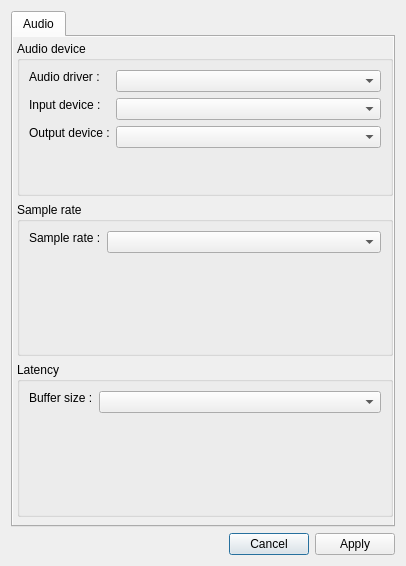
<?xml version="1.0" encoding="UTF-8"?>
<ui version="4.0">
    <class>SettingsDialog</class>
    <widget class="QDialog" name="SettingsDialog">
        <property name="geometry">
            <rect>
                <x>0</x>
                <y>0</y>
                <width>406</width>
                <height>566</height>
            </rect>
        </property>
        <property name="windowTitle">
            <string>Dialog</string>
        </property>
        <layout class="QVBoxLayout" name="verticalLayout_3">
            <item>
                <layout class="QVBoxLayout" name="verticalLayout">
                    <item>
                        <widget class="QTabWidget" name="tabWidget">
                            <property name="currentIndex">
                                <number>0</number>
                            </property>
                            <widget class="QWidget" name="tab">
                                <attribute name="title">
                                    <string>Audio</string>
                                </attribute>
                                <widget class="QScrollArea" name="scrollArea">
                                    <property name="geometry">
                                        <rect>
                                            <x>-1</x>
                                            <y>-1</y>
                                            <width>831</width>
                                            <height>531</height>
                                        </rect>
                                    </property>
                                    <property name="widgetResizable">
                                        <bool>true</bool>
                                    </property>
                                    <widget class="QWidget" name="scrollAreaWidgetContents">
                                        <property name="geometry">
                                            <rect>
                                                <x>0</x>
                                                <y>0</y>
                                                <width>829</width>
                                                <height>529</height>
                                            </rect>
                                        </property>
                                        <widget class="QWidget" name="verticalLayoutWidget_2">
                                            <property name="geometry">
                                                <rect>
                                                    <x>-1</x>
                                                    <y>-1</y>
                                                    <width>381</width>
                                                    <height>481</height>
                                                </rect>
                                            </property>
                                            <layout class="QVBoxLayout" name="verticalLayout_2">
                                                <property name="leftMargin">
                                                    <number>5</number>
                                                </property>
                                                <property name="topMargin">
                                                    <number>5</number>
                                                </property>
                                                <item>
                                                    <widget class="QGroupBox" name="groupBox">
                                                        <property name="sizePolicy">
                                                            <sizepolicy hsizetype="Preferred" vsizetype="Preferred">
                                                                <horstretch>0</horstretch>
                                                                <verstretch>0</verstretch>
                                                            </sizepolicy>
                                                        </property>
                                                        <property name="title">
                                                            <string>Audio device</string>
                                                        </property>
                                                        <layout class="QFormLayout" name="formLayout_4">
                                                            <item row="0" column="0">
                                                                <widget class="QLabel" name="label">
                                                                    <property name="sizePolicy">
                                                                        <sizepolicy hsizetype="Fixed" vsizetype="Fixed">
                                                                            <horstretch>0</horstretch>
                                                                            <verstretch>0</verstretch>
                                                                        </sizepolicy>
                                                                    </property>
                                                                    <property name="text">
                                                                        <string>Audio driver :</string>
                                                                    </property>
                                                                </widget>
                                                            </item>
                                                            <item row="0" column="1">
                                                                <widget class="QComboBox" name="audioDriverComboBox">
                                                                    <property name="sizePolicy">
                                                                        <sizepolicy hsizetype="Preferred"
                                                                                    vsizetype="Fixed">
                                                                            <horstretch>0</horstretch>
                                                                            <verstretch>0</verstretch>
                                                                        </sizepolicy>
                                                                    </property>
                                                                </widget>
                                                            </item>
                                                            <item row="1" column="0">
                                                                <widget class="QLabel" name="label_2">
                                                                    <property name="sizePolicy">
                                                                        <sizepolicy hsizetype="Fixed" vsizetype="Fixed">
                                                                            <horstretch>0</horstretch>
                                                                            <verstretch>0</verstretch>
                                                                        </sizepolicy>
                                                                    </property>
                                                                    <property name="text">
                                                                        <string>Input device :</string>
                                                                    </property>
                                                                </widget>
                                                            </item>
                                                            <item row="1" column="1">
                                                                <widget class="QComboBox" name="inputDeviceComboBox">
                                                                    <property name="sizePolicy">
                                                                        <sizepolicy hsizetype="Preferred"
                                                                                    vsizetype="Fixed">
                                                                            <horstretch>0</horstretch>
                                                                            <verstretch>0</verstretch>
                                                                        </sizepolicy>
                                                                    </property>
                                                                </widget>
                                                            </item>
                                                            <item row="2" column="0">
                                                                <widget class="QLabel" name="label_3">
                                                                    <property name="sizePolicy">
                                                                        <sizepolicy hsizetype="Fixed" vsizetype="Fixed">
                                                                            <horstretch>0</horstretch>
                                                                            <verstretch>0</verstretch>
                                                                        </sizepolicy>
                                                                    </property>
                                                                    <property name="text">
                                                                        <string>Output device :</string>
                                                                    </property>
                                                                </widget>
                                                            </item>
                                                            <item row="2" column="1">
                                                                <widget class="QComboBox" name="outputDeviceComboBox">
                                                                    <property name="sizePolicy">
                                                                        <sizepolicy hsizetype="Preferred"
                                                                                    vsizetype="Fixed">
                                                                            <horstretch>0</horstretch>
                                                                            <verstretch>0</verstretch>
                                                                        </sizepolicy>
                                                                    </property>
                                                                </widget>
                                                            </item>
                                                        </layout>
                                                    </widget>
                                                </item>
                                                <item>
                                                    <widget class="QGroupBox" name="groupBox_2">
                                                        <property name="sizePolicy">
                                                            <sizepolicy hsizetype="Preferred" vsizetype="Preferred">
                                                                <horstretch>0</horstretch>
                                                                <verstretch>0</verstretch>
                                                            </sizepolicy>
                                                        </property>
                                                        <property name="title">
                                                            <string>Sample rate</string>
                                                        </property>
                                                        <layout class="QFormLayout" name="formLayout">
                                                            <item row="0" column="0">
                                                                <widget class="QLabel" name="label_4">
                                                                    <property name="sizePolicy">
                                                                        <sizepolicy hsizetype="Fixed" vsizetype="Fixed">
                                                                            <horstretch>0</horstretch>
                                                                            <verstretch>0</verstretch>
                                                                        </sizepolicy>
                                                                    </property>
                                                                    <property name="text">
                                                                        <string>Sample rate :</string>
                                                                    </property>
                                                                </widget>
                                                            </item>
                                                            <item row="0" column="1">
                                                                <widget class="QComboBox" name="sampleRateComboBox">
                                                                    <property name="sizePolicy">
                                                                        <sizepolicy hsizetype="Preferred"
                                                                                    vsizetype="Fixed">
                                                                            <horstretch>0</horstretch>
                                                                            <verstretch>0</verstretch>
                                                                        </sizepolicy>
                                                                    </property>
                                                                </widget>
                                                            </item>
                                                        </layout>
                                                    </widget>
                                                </item>
                                                <item>
                                                    <widget class="QGroupBox" name="groupBox_3">
                                                        <property name="title">
                                                            <string>Latency</string>
                                                        </property>
                                                        <layout class="QFormLayout" name="formLayout_2">
                                                            <item row="0" column="0">
                                                                <widget class="QLabel" name="label_5">
                                                                    <property name="sizePolicy">
                                                                        <sizepolicy hsizetype="Fixed" vsizetype="Fixed">
                                                                            <horstretch>0</horstretch>
                                                                            <verstretch>0</verstretch>
                                                                        </sizepolicy>
                                                                    </property>
                                                                    <property name="text">
                                                                        <string>Buffer size :</string>
                                                                    </property>
                                                                </widget>
                                                            </item>
                                                            <item row="0" column="1">
                                                                <widget class="QComboBox" name="bufferSizeComboBox">
                                                                    <property name="sizePolicy">
                                                                        <sizepolicy hsizetype="Preferred"
                                                                                    vsizetype="Fixed">
                                                                            <horstretch>0</horstretch>
                                                                            <verstretch>0</verstretch>
                                                                        </sizepolicy>
                                                                    </property>
                                                                </widget>
                                                            </item>
                                                        </layout>
                                                    </widget>
                                                </item>
                                            </layout>
                                        </widget>
                                    </widget>
                                </widget>
                            </widget>
                        </widget>
                    </item>
                    <item>
                        <layout class="QHBoxLayout" name="horizontalLayout">
                            <item>
                                <spacer name="horizontalSpacer">
                                    <property name="orientation">
                                        <enum>Qt::Horizontal</enum>
                                    </property>
                                    <property name="sizeHint" stdset="0">
                                        <size>
                                            <width>40</width>
                                            <height>20</height>
                                        </size>
                                    </property>
                                </spacer>
                            </item>
                            <item>
                                <widget class="QPushButton" name="cancelButton">
                                    <property name="sizePolicy">
                                        <sizepolicy hsizetype="Fixed" vsizetype="Fixed">
                                            <horstretch>0</horstretch>
                                            <verstretch>0</verstretch>
                                        </sizepolicy>
                                    </property>
                                    <property name="text">
                                        <string>Cancel</string>
                                    </property>
                                </widget>
                            </item>
                            <item>
                                <widget class="QPushButton" name="applyButton">
                                    <property name="sizePolicy">
                                        <sizepolicy hsizetype="Fixed" vsizetype="Fixed">
                                            <horstretch>0</horstretch>
                                            <verstretch>0</verstretch>
                                        </sizepolicy>
                                    </property>
                                    <property name="text">
                                        <string>Apply</string>
                                    </property>
                                </widget>
                            </item>
                        </layout>
                    </item>
                </layout>
            </item>
        </layout>
    </widget>
    <resources/>
    <connections/>
</ui>
